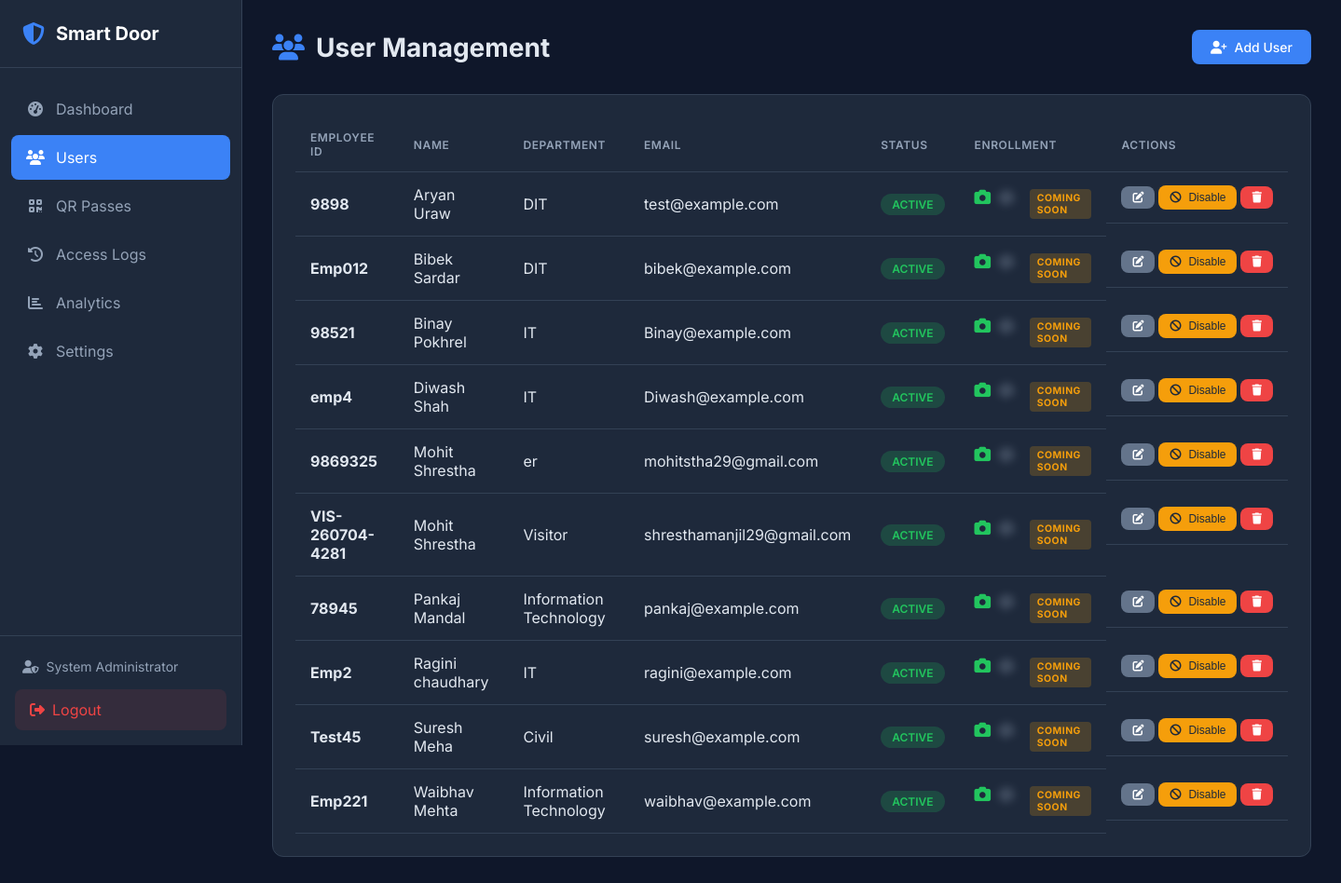
Before: /users (signed in) with the older database file.
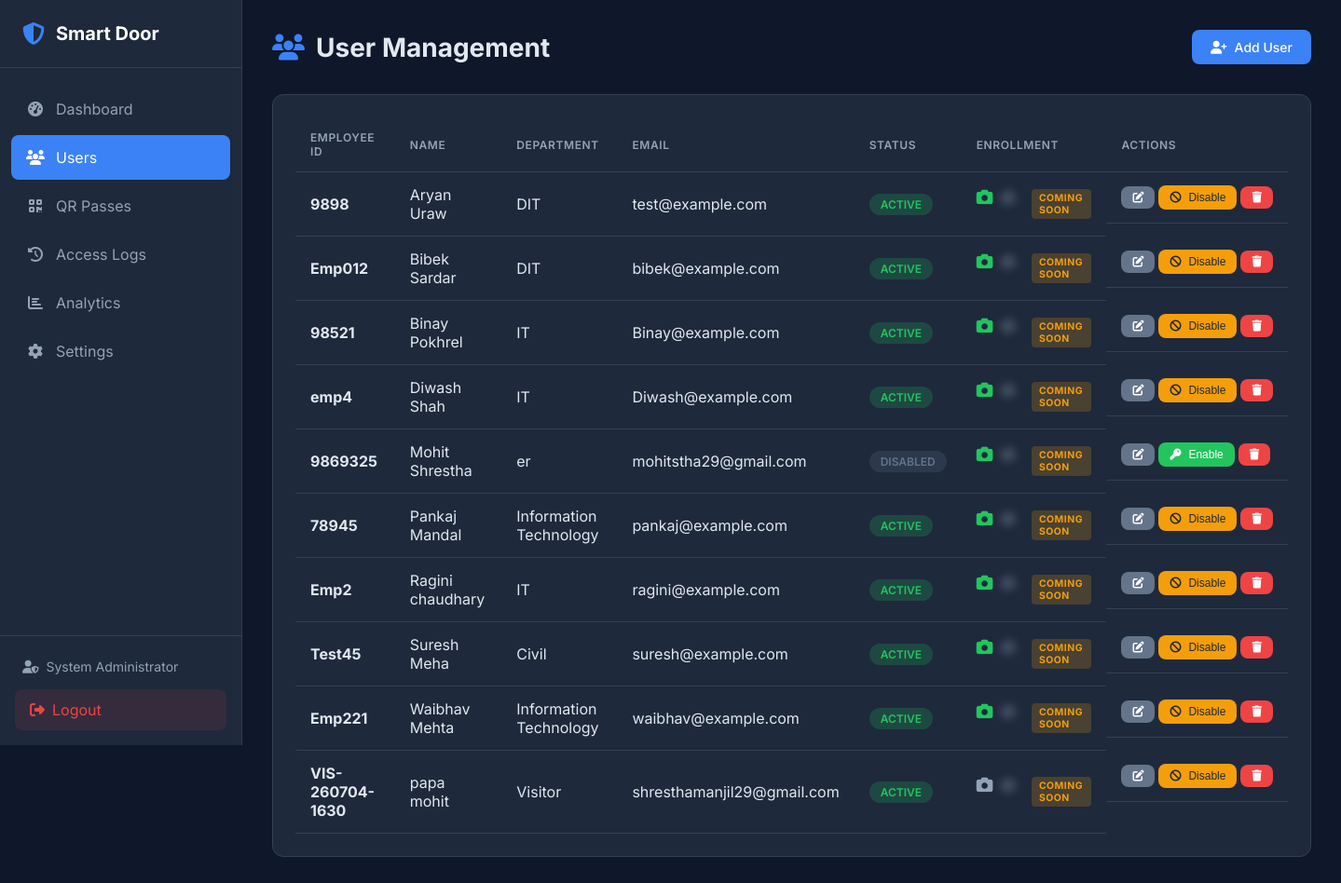
After: the same page with the newer database file.
### tables this page shows
CREATE TABLE users (
    id INTEGER PRIMARY KEY AUTOINCREMENT,
    employee_id VARCHAR(50) UNIQUE NOT NULL,
    first_name VARCHAR(50) NOT NULL,
    last_name VARCHAR(50) NOT NULL,
    email VARCHAR(100) UNIQUE,
    phone VARCHAR(20),
    department VARCHAR(100),
    designation VARCHAR(100),
    is_active BOOLEAN DEFAULT 1,
    face_enrolled BOOLEAN DEFAULT 0,
    fingerprint_enrolled BOOLEAN DEFAULT 0,
    created_at DATETIME DEFAULT CURRENT_TIMESTAMP,
    updated_at DATETIME DEFAULT CURRENT_TIMESTAMP,
    created_by INTEGER, user_type VARCHAR(50) DEFAULT 'Employee', access_level VARCHAR(50) DEFAULT 'Normal', allowed_doors TEXT DEFAULT 'Main Entrance', status VARCHAR(20) DEFAULT 'Active', expiration_date DATETIME NULL,
    FOREIGN KEY (created_by) REFERENCES admin(id)
);

### web/app.py (the view)
@app.route('/users')
@login_required
def users():
    all_users = user_repo.get_all()
    return render_template('users.html', users=all_users)

### database/db_manager.py (called while the page is built, shortened)
    def _get_connection(self) -> sqlite3.Connection:
        return self._local.connection

    def execute(self, query: str, params: tuple = ()) -> sqlite3.Cursor:
        conn = self._get_connection()
        cursor = conn.cursor()
        cursor.execute(query, params)
        return cursor

    def get_by_id(self, admin_id: int) -> Optional[Dict]:
        cursor = self.db.execute(
            "SELECT * FROM admin WHERE id = ?",
            (admin_id,)
        )
        row = cursor.fetchone()
        return dict(row) if row else None

    def get_all(self, active_only: bool = False) -> List[Dict]:
        query = "SELECT * FROM users"
        if active_only:
            query += " WHERE is_active = 1"
        query += " ORDER BY first_name, last_name"
        cursor = self.db.execute(query)
        return [dict(row) for row in cursor.fetchall()]

### web/templates/users.html (shortened to what this page needs)
 {% extends "base.html" %}
{% block content %}
<div class="page-header">
    <h1><i class="fas fa-users"></i> User Management</h1>
    <a href="{{ url_for('add_user') }}" class="btn btn-primary">
        <i class="fas fa-user-plus"></i> Add User
    </a>
</div>
<div class="card">
    <div class="card-body">
        {% if users %}
        <table class="table">
            <thead>
                <tr>
                    <th>Employee ID</th>
                    <th>Name</th>
                    <th>Department</th>
                    <th>Email</th>
                    <th>Status</th>
                    <th>Enrollment</th>
                    <th>Actions</th>
                </tr>
            </thead>
            <tbody>
                {% for user in users %}
                <tr>
                    <td><strong>{{ user.employee_id }}</strong></td>
                    <td>{{ user.first_name }} {{ user.last_name }}</td>
                    <td>{{ user.department or '-' }}</td>
                    <td>{{ user.email or '-' }}</td>
                    <td>
                        <span class="badge badge-{{ 'success' if user.is_active else 'secondary' }}">
                            {{ 'Active' if user.is_active else 'Disabled' }}
                        </span>
                    </td>
                    <td>
                        <span class="enrollment-status">
                            <i class="fas fa-camera {{ 'text-success' if user.face_enrolled else 'text-muted' }}"
                               title="Face {{ 'Enrolled' if user.face_enrolled else 'Not Enrolled' }}"></i>
                            <span class="coming-soon-overlay">
                                <i class="fas fa-fingerprint text-muted"
                                   title="Fingerprint - Coming Soon"></i>
                            </span>
                            <span class="coming-soon-badge">Coming Soon</span>
                        </span>
                    </td>
                    <td class="actions">
                        <a href="{{ url_for('edit_user', user_id=user.id) }}" class="btn btn-sm btn-secondary" title="Edit">
                            <i class="fas fa-edit"></i>
                        </a>
                        {% if user.is_active %}
                            <form method="POST" action="{{ url_for('disable_user', user_id=user.id) }}" style="display: inline;">
                                <button type="submit" class="btn btn-sm btn-warning" title="Disable User">
                                    <i class="fas fa-ban"></i> Disable
                                </button>
                            </form>
                        {% else %}
                            <form method="POST" action="{{ url_for('enable_user', user_id=user.id) }}" style="display: inline;">
                                <button type="submit" class="btn btn-sm btn-success" title="Enable User">
                                    <i class="fas fa-key"></i> Enable
                                </button>
                            </form>
                        {% endif %}
                        <form method="POST" action="{{ url_for('delete_user', user_id=user.id) }}" style="display: inline;"
                              onsubmit="return confirm('Are you sure you want to delete this user? This cannot be undone.');">
                            <button type="submit" class="btn btn-sm btn-danger" title="Delete">
                                <i class="fas fa-trash"></i>
                            </button>
                        </form>
                    </td>
                </tr>
                {% endfor %}
            </tbody>
        </table>
        {% endif %}
    </div>
</div>
{% endblock %}

Changed rows visible on the page:
removed users: employee_id "VIS-260704-4281", first_name "Mohit", last_name "Shrestha", department "Visitor", email "shresthamanjil29@gmail.com", is_active "ACTIVE", face_enrolled True (drawn)
changed users "Mohit": is_active "ACTIVE" → "DISABLED"; is_active "Disable" → "Enable"
added users: employee_id "VIS-260704-1630", first_name "papa", last_name "mohit", department "Visitor", email "shresthamanjil29@gmail.com", is_active "ACTIVE", face_enrolled False (drawn)
